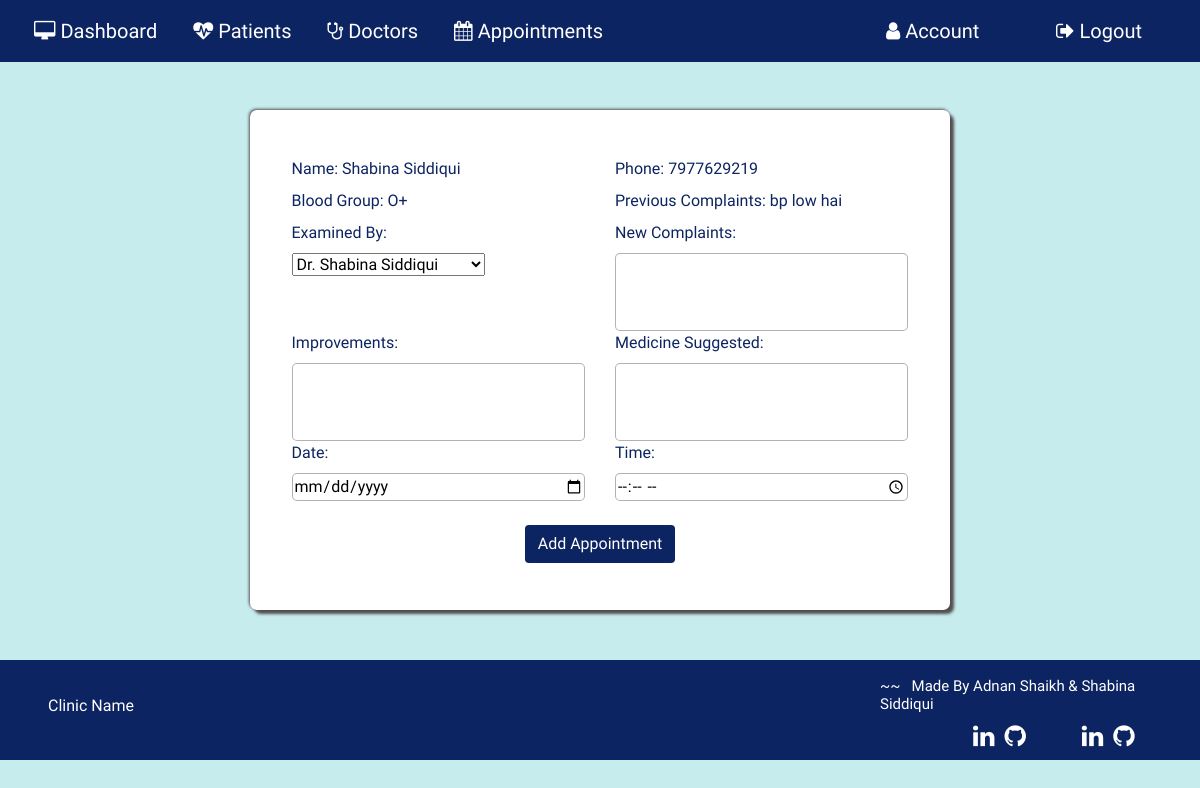
The page /addappointment/1 (signed in) on the database as committed earlier.
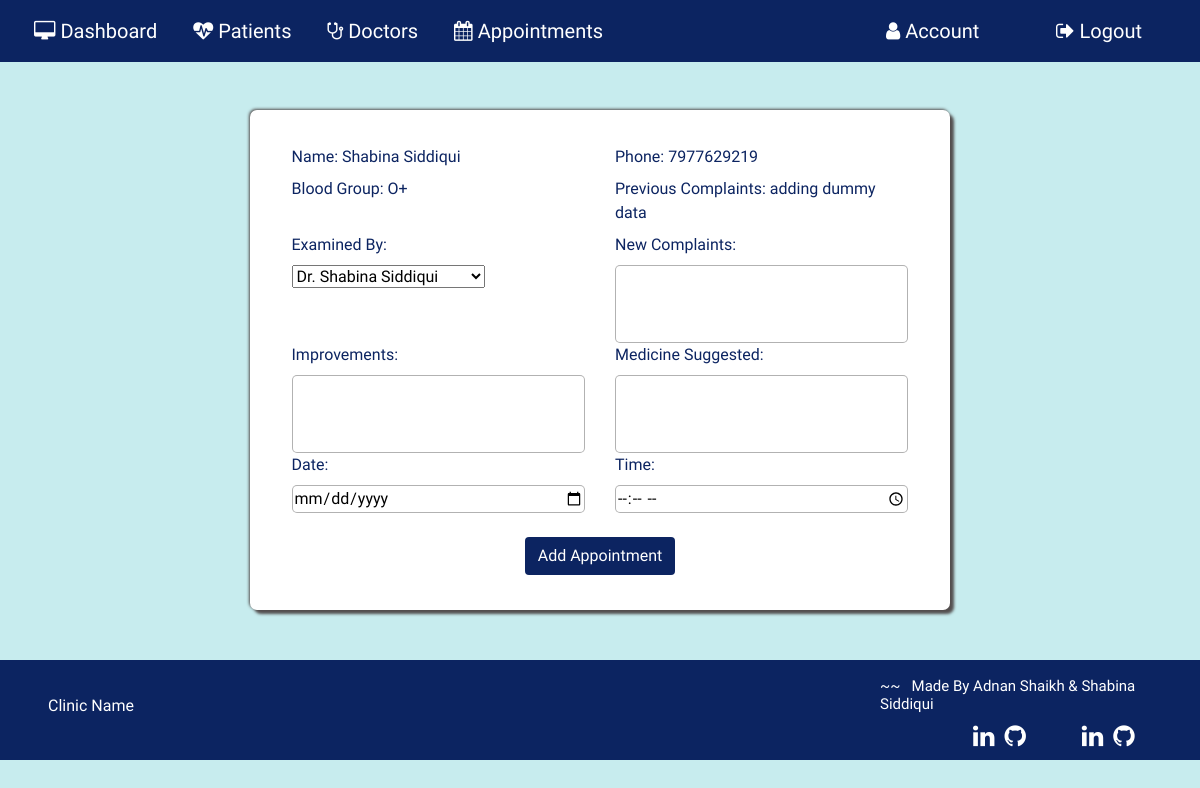
The same page on the database as committed later.
### application/routes.py (models this page shows, shortened)
class Patient(db.Model):
  __tablename__ = 'Patient'
  id = db.Column(db.Integer, primary_key=True)
  pname = db.Column(db.String(20))
  age= db.Column(db.String(20))
  phone=db.Column(db.String(20))
  gender=db.Column(db.String(10))
  bgroup=db.Column(db.String(5))
  state=db.Column(db.String(15))
  address=db.Column(db.String(100))
  mstatus=db.Column(db.String(10))
  complaint=db.Column(db.String(5000))
  improvement=db.Column(db.String(5000))
  medicine_suggested=db.Column(db.String(5000))
  pat_image = db.Column(db.String(20), nullable=False, default='default.jpg')

### application/routes.py (the view, shortened to what this page needs)
@app.route('/addappointment/<id>',methods=['POST','GET'])
def addappointment(id):
  if 'username' in session:
    addapp = Patient.query.filter_by(id=id).first()
    docdetail= Doctor.query.all()
  return render_template('addappointment.html',addapp=addapp, docdetail=docdetail)

### application/templates/addappointment.html
{% extends 'layout.html' %}{% include 'includes/nav.html' %} {% block content%}
<section id="addapp">
  <div class="addapp-container mt-5">
    <form action="" method="POST">
      <div class="row">
        <div class="col-6">
          <label for="">Name:&nbsp;{{ addapp.pname }}</label>
        </div>
        <div class="col-6">
          <label for="">Phone:&nbsp;{{addapp.phone}}</label>
        </div>
      </div>
      <div class="row">
        <div class="col-6">
          <label for="">Blood Group:&nbsp;{{ addapp.bgroup }}</label>
        </div>
        <div class="col-6">
          <label for="">Previous Complaints:&nbsp;{{addapp.complaint}}</label>
        </div>
      </div>
      <div class="row">
        <div class="col-6">
          <label for="examinedby">Examined By:&nbsp;</label>
          <select name="examinedby" id="examinedby">
            {% for i in docdetail %}
            <option value="{{ i.dname }}">{{ i.dname }}</option>
            {% endfor %}
          </select>
        </div>
        <div class="col-6">
          <label for="complaint">New Complaints:&nbsp;</label>
          <textarea name="complaint" id="" cols="15" rows="3"></textarea>
        </div>
      </div>
      <div class="row">
        <div class="col-6">
          <label for="improvements">Improvements:&nbsp;</label>
          <textarea name="improvements" id="" cols="15" rows="3"></textarea>
        </div>
        <div class="col-6">
          <label for="medicine_suggested">Medicine Suggested:&nbsp;</label>
          <textarea
            name="medicine_suggested"
            id=""
            cols="15"
            rows="3"
          ></textarea>
        </div>
      </div>
      <div class="row">
        <div class="col-6">
          <label for="date">Date:&nbsp;</label>
          <input name="date" type="date" />
        </div>
        <div class="col-6">
          <label for="time">Time:&nbsp;</label>
          <input name="time" type="time" />
        </div>
      </div>
      <div class="row mt-4 justify-content-center">
        <button class="btn addapp-btn" type="submit">Add Appointment</button>
      </div>
    </form>
  </div>
  {% include "includes/footer.html" %}
</section>
{% endblock content%}

Rows that differ between the two databases and show on the page:
changed Patient "Shabina Siddiqui": complaint "bp low hai" → "adding dummy data"
